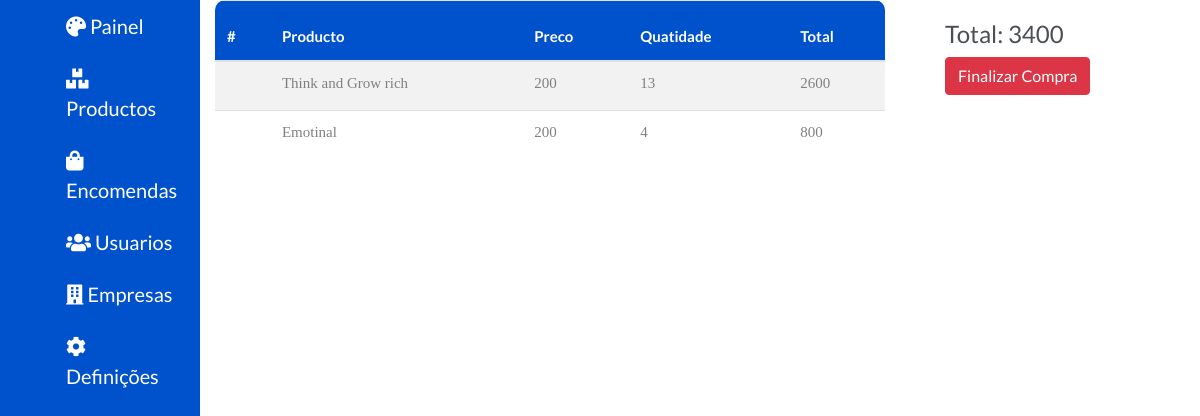
Before: /dashboard/order/1 (signed in) with the older database file.
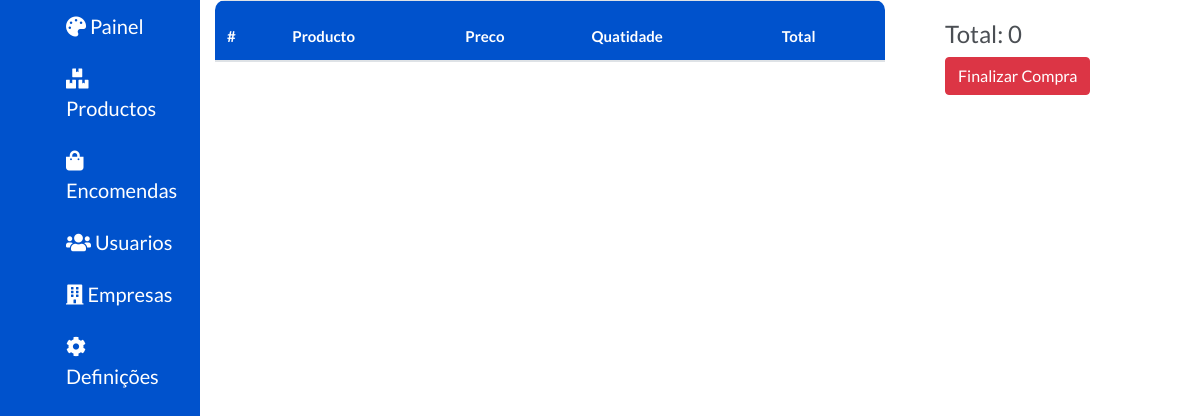
After: the same page with the newer database file.
### dashboard/models.py (models this page shows, shortened)
class OrderProduct(models.Model):
    user = models.ForeignKey(User, on_delete=models.CASCADE)
    ordered = models.BooleanField(default=False)
    product = models.ForeignKey(Product, on_delete=models.CASCADE)
    quantity = models.IntegerField(default=1)
    def get_total_product_price(self):
        return self.quantity * self.product.price
    def get_final_product_price(self):
        return self.get_total_product_price()

class Product(models.Model):
    name = models.CharField(max_length=30, blank=True)
    categories = models.ForeignKey(Category, on_delete=models.CASCADE)
    price = models.IntegerField()
    description = models.TextField(max_length=30, blank=True)
    company = models.ForeignKey(Company, on_delete=models.CASCADE)
    discount = models.CharField(max_length=30, blank=True)
    type = models.ForeignKey(TypeDiscount, on_delete=models.CASCADE)
    total_number = models.IntegerField(blank=True)
    number = models.IntegerField(blank=True)

class Order(models.Model):
    user = models.ForeignKey(User, on_delete=models.CASCADE)
    product = models.ManyToManyField(OrderProduct)
    start_date = models.DateTimeField(auto_now_add=True)
    ordered = models.BooleanField(default=False)
    def get_total(self):
        total = 0
        for order_product in self.product.all():
            total += order_product.get_final_product_price()
        return total

### dashboard/views.py (the view)
# urls.py: path('order/<int:pk>', views.OrderDetailView.as_view(),
@method_decorator(login_required, name='dispatch')
class OrderDetailView(DetailView):
    model = Order
    template_name = 'dashboard/order_detail.html'
    context_object_name = 'order'

### price/templates/dashboard/order_detail.html (shortened to what this page needs)
{% extends "price/layout/base.html" %}
{% load staticfiles %}
{% load staticfiles %}
{% block styles %}
<link rel="stylesheet" href="{% static 'stylesheet/main.css' %}">
<link rel="stylesheet" href="https://use.fontawesome.com/releases/v5.7.2/css/all.css">
<link rel="stylesheet" href="{% static 'stylesheet/dashboard.css' %}">
<link rel="stylesheet" href="https://use.fontawesome.com/releases/v5.7.2/css/all.css">
{% endblock %}
{% block content %}
<main>
    <div class="container-fluid">
    <div class="row">
         <div class="col-md-2 aside">
                {% include "dashboard/aside.html" %}
            </div>
        <div class="col-md-7">
    <table class="table table-striped">
  <thead>
    <tr>
      <th scope="col">#</th>
      <th scope="col">Producto</th>
      <th scope="col">Preco</th>
      <th scope="col">Quatidade</th>
      <th scope="col">Total</th>
    </tr>
  </thead>
  <tbody>
  {% for order_product in order.product.all %}
    <tr>
      <th scope="row"></th>
      <td>{{ order_product.product.name }}</td>
      <td>{{ order_product.product.price }}</td>
      <td>{{ order_product.quantity }}</td>
      <td>{{ order_product.get_total_product_price  }}</td>
    </tr>
    {% endfor %}
    <tr>
  </tbody>
</table>
  </div>
          <div class="col-md-3">
              <div class="summary">
                  <h4>Total: {{ object.get_total }}</h4>
                <button class="btn btn-danger"><a href="#">Finalizar Compra</a> </button>
              </div>
          </div>
    </div>
</div>
</main>
{% endblock %}

Changed rows visible on the page:
removed OrderProduct: product.name "Think and Grow rich", product.price "200", quantity "13", get_total_product_price "2600"
removed OrderProduct: product.name "Emotinal", product.price "200", quantity "4", get_total_product_price "800"
computed for Order: get_total "3400" → "0"
